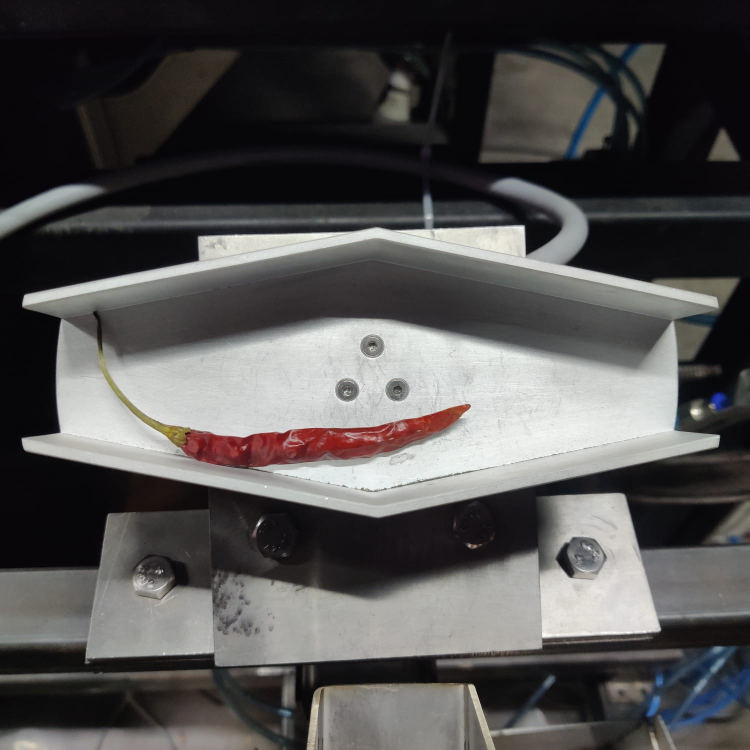
#> input picture Image1.jpeg, 1500 x 1500 px (shown at 1/2 size)
$ python -i run_on_image.py   (imports and definitions only)
#> lines starting #> are read from the running program, lines starting #| are printed output that depends on the picture
#> in __init__, im is the input picture: PIL image 1500x1500 RGB; mean R, G, B 82.9, 81.4, 80.8
"""Run the REAL detector on REAL frames saved from the OpenMV IDE.

The camera cannot be driven from here, but the pictures it takes can be fed to
exactly the same code that runs on it. That closes the loop that has cost this
project most of its rounds: instead of guessing at a screenshot, the detector is
run on the actual pixels and prints the full profile.

    python manual2/run_on_image.py empty.png chilli.png

  empty.png   a frame of the EMPTY chute. The detector learns its background
              from this, exactly as it does on the camera at start-up. Without
              it the rails, the stopper bar and any fixed shadow are counted as
              chilli, and the answer means nothing.
  chilli.png  the frame to judge.

Save both from the IDE with DRAW_OVERLAY = False in open_mv2.py, so the boxes
the code draws are not fed back into it as image data.
"""
import os
import sys

try:
    from PIL import Image
except ImportError:
    sys.exit("Pillow is needed: py -m pip install pillow")

HERE = os.path.dirname(os.path.abspath(__file__))


# [73 lines left out: functions newest_version, load_detector, not called in this run]


def crop_frame_buffer(im):
    """Pull the camera frame out of a screenshot of the whole IDE window.

    Saving the frame buffer properly gives a 320x240 file, but a screen capture
    of the IDE is what usually arrives. The frame-buffer panel is surrounded by
    the IDE's flat dark padding, so the picture is the block of NON-flat pixels
    in the right-hand half. Scaling it back down loses a little sharpness but
    keeps every threshold in this code meaningful, which a raw screenshot does
    not - the bands would be measured over the wrong pixels entirely.
    """
    W, H = im.size
#> W = 1500; H = 1500
    px = im.load()

    def flat(c):
        return abs(c[0] - c[1]) < 6 and abs(c[1] - c[2]) < 6 and c[0] < 80

    x_start = int(W * 0.5)
#> x_start = 750
    # vertical extent: scan a column near the middle of the right panel
    xs = x_start + (W - x_start) // 2
#> xs = 1125
    ys = [y for y in range(H) if not flat(px[xs, y])]
#> ys = 988 values from 96 to 1499
    if not ys:
        return None
    top, bot = min(ys), max(ys)
#> top = 96; bot = 1499
    # horizontal extent: scan a row inside that band
    ym = (top + bot) // 2
#> ym = 797
    xsr = [x for x in range(x_start, W) if not flat(px[x, ym])]
#> xsr = 666 values from 750 to 1467
    if not xsr:
        return None
    left, right = min(xsr), max(xsr)
#> left = 750; right = 1467
    w = right - left
#> w = 717
    h = bot - top
#> h = 1403
    if w < 100 or h < 80:
        return None
    # The panel is 4:3, and the WIDTH is the measurement to trust. The vertical
    # scan reaches past the picture into the toolbar and status bar, which are
    # not flat padding either - on one screenshot that gave a 929x852 box for a
    # frame that is really 929x697, and every band was then measured over the
    # wrong pixels. Derive the height from the width instead.
    h2 = int(round(w * 240.0 / 320.0))
#> h2 = 538
    if abs(h2 - h) > 0.15 * h:
        h = h2
#> h = 538
    return (left, top, min(W, left + w), min(H, top + h))


class Frame:
    """A saved picture, presented the way the OpenMV image API presents one."""

    def __init__(self, path):
        im = Image.open(path).convert("RGB")
        if im.size != (320, 240):
            box = crop_frame_buffer(im) if im.size[0] > 700 else None
#> box = (750, 96, 1467, 634)
            if box:
                print("  %s is a %dx%d screenshot - cropping the frame buffer "
                      "at %s" % (os.path.basename(path), im.size[0], im.size[1],
                                 box))
#|   Image1.jpeg is a 1500x1500 screenshot - cropping the frame buffer at (750, 96, 1467, 634)
                im = im.crop(box)
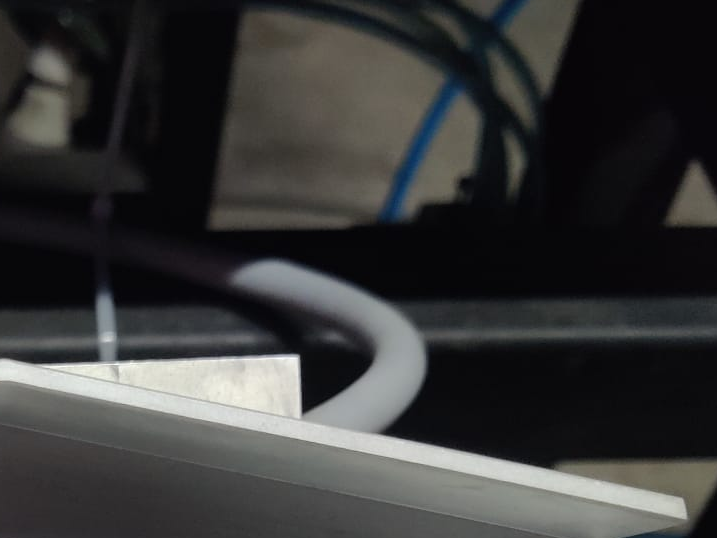
#> im: PIL image 717x538 RGB; mean R, G, B 55.6, 55.7, 55.5
            else:
                print("  note: %s is %dx%d, resizing to 320x240"
                      % (os.path.basename(path), im.size[0], im.size[1]))
            im = im.resize((320, 240))
#> im: PIL image 320x240 RGB
        lab = im.convert("LAB")
#> lab: PIL image 320x240 LAB; mean of channels 0, 1, 2 57.4, 72.5, 144.6
        px = lab.load()
        self.W, self.H = 320, 240
        # OpenMV uses L 0..100 and a/b -128..127; PIL packs all three into
        # 0..255, so both have to be rescaled or every threshold is meaningless.
        self.L = [[px[x, y][0] * 100.0 / 255.0 for x in range(320)]
                  for y in range(240)]
#> self.L = 240 items
        self.A = [[px[x, y][1] - 128.0 for x in range(320)] for y in range(240)]
#> self.A = 240 items
        self._hcache = {}

    def _px(self, roi):
#> (the run stopped early here; a loop or call above may not have finished)
